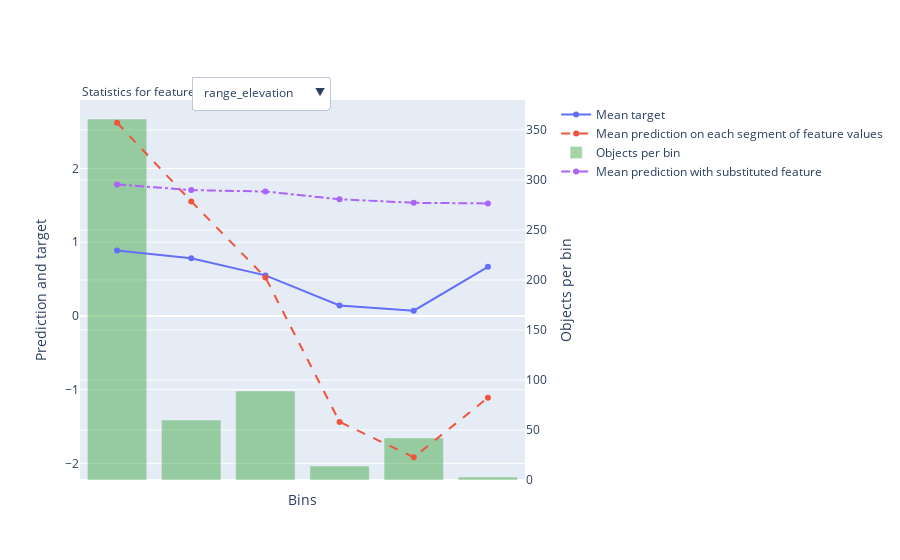

The notebook cell this image was saved under:
### Markdown cell above
### feature statistics build it plot

### Code cell
res = model.calc_feature_statistics(X_train,
                                    y_train,
                                    feature=[1, 2, 3, 4, 5, 6, 7, 8, 9, 10],
                                    plot=True)

### Figure 1 — Plotly figure (JSON) as saved in the notebook; plotly's stock layout.template omitted (floating-point values rounded to 4 significant figures)
{"data": [{"mode": "lines+markers", "name": "Mean target", "type": "scatter", "xaxis": "x", "y": [0.8892, 0.7833, 0.5506, 0.1429, 0.07143, 0.6667], "yaxis": "y"}, {"line": {"dash": "dash"}, "mode": "lines+markers", "name": "Mean prediction on each segment of feature values", "type": "scatter", "xaxis": "x", "y": [2.621, 1.554, 0.5234, -1.437, -1.917, -1.109], "yaxis": "y"}, {"marker": {"color": "rgba(30, 150, 30, 0.4)"}, "name": "Objects per bin", "type": "bar", "width": 0.8, "xaxis": "x", "y": [361, 60, 89, 14, 42, 3], "yaxis": "y2"}, {"line": {"dash": "dashdot"}, "mode": "lines+markers", "name": "Mean prediction with substituted feature", "type": "scatter", "xaxis": "x", "y": [1.785, 1.707, 1.688, 1.584, 1.535, 1.526], "yaxis": "y"}], "layout": {"annotations": [{"align": "left", "showarrow": false, "text": "Statistics for feature", "x": 0, "xref": "paper", "y": 1.05, "yref": "paper"}], "autosize": true, "legend": {"bgcolor": "rgba(0, 0, 0, 0)", "x": 1.07, "y": 1}, "updatemenus": [{"active": 9, "buttons": [{"args": [{"y": [[0.3636, 0.8333, 0.76, 0.6897, 0.7778, 0.7692, 0.6129, 0.7158, 0.7826], [0.6269, 2.088, 1.352, 1.672, 1.912, 1.118, 1.251, 1.59, 1.906], [11, 72, 25, 29, 9, 13, 62, 95, 253], [1.514, 1.623, 1.636, 1.658, 1.706, 1.686, 1.66, 1.656, 1.661]]}, {"xaxis": {"showticklabels": false, "tickmode": "array", "ticktext": ["(-inf, -1766210.7500]", "(-1766210.7500, -1746088.3750]", "(-1746088.3750, -1737858.0000]", "(-1737858.0000, -1727026.2500]", "(-1727026.2500, -1725226.0000]", "(-1725226.0000, -1722178.3750]", "(-1722178.3750, -1698711.7500]", "(-1698711.7500, -1277978.7500]", "(-1277978.7500, +inf)"], "tickvals": [0, 1, 2, 3, 4, 5, 6, 7, 8], "title": {"text": "Bins"}}}], "label": "y_centroid", "method": "update"}, {"args": [{"y": [[0.9382, 0.9342, 0.9231, 0.8, 1, 0.6538, 0.4444, 0.4839, 0.5, 0.1538], [2.913, 3.0, 2.499, 1.492, 2.389, 1.028, -0.1054, -0.05618, -0.6162, -1.657], [259, 76, 52, 5, 5, 26, 9, 31, 2, 104], [2.134, 2.108, 1.964, 1.815, 1.726, 1.515, 1.421, 1.194, 0.8932, 0.5155]]}, {"xaxis": {"showticklabels": false, "tickmode": "array", "ticktext": ["(-inf, 707815.3125]", "(707815.3125, 1573713.0000]", "(1573713.0000, 2985229.0000]", "(2985229.0000, 3136729.5000]", "(3136729.5000, 3436084.0000]", "(3436084.0000, 4547848.5000]", "(4547848.5000, 4915948.5000]", "(4915948.5000, 7815335.5000]", "(7815335.5000, 7908209.0000]", "(7908209.0000, +inf)"], "tickvals": [0, 1, 2, 3, 4, 5, 6, 7, 8, 9], "title": {"text": "Bins"}}}], "label": "area_m", "method": "update"}, {"args": [{"y": [[0.933, 1, 0.875, 0.5, 0.5581, 0.3385, 0.12, 0.1875, 0], [2.865, 2.376, 1.757, 0.8067, 0.5962, -0.8949, -1.723, -1.713, -2.345], [388, 2, 8, 2, 43, 65, 25, 16, 20], [1.956, 1.876, 1.651, 1.495, 1.35, 1.282, 1.125, 1.043, 0.9913]]}, {"xaxis": {"showticklabels": false, "tickmode": "array", "ticktext": ["(-inf, 10741.6738]", "(10741.6738, 10855.7314]", "(10855.7314, 11763.0127]", "(11763.0127, 11787.8184]", "(11787.8184, 15107.2383]", "(15107.2383, 24253.7812]", "(24253.7812, 31362.6660]", "(31362.6660, 47010.2422]", "(47010.2422, +inf)"], "tickvals": [0, 1, 2, 3, 4, 5, 6, 7, 8], "title": {"text": "Bins"}}}], "label": "perimeter", "method": "update"}, {"args": [{"y": [[0.8193, 0.6296, 0.5882, 0.1429], [2.205, 0.853, 0.05283, -1.866], [476, 27, 17, 49], [1.746, 1.728, 1.57, 1.391]]}, {"xaxis": {"autorange": true, "range": [-0.5, 3.5], "showticklabels": false, "tickmode": "array", "ticktext": ["(-inf, 140178.5000]", "(140178.5000, 448093.5312]", "(448093.5312, 820557.6250]", "(820557.6250, +inf)"], "tickvals": [0, 1, 2, 3], "title": {"text": "Bins"}}}], "label": "glaciersum", "method": "update"}, {"args": [{"y": [[0.7529, 0.7419], [1.671, 1.75], [170, 399], [1.686, 1.732]]}, {"xaxis": {"showticklabels": false, "tickmode": "array", "ticktext": ["(-inf, 3768.0898]", "(3768.0898, +inf)"], "tickvals": [0, 1], "title": {"text": "Bins"}}}], "label": "mean_elevation", "method": "update"}, {"args": [{"y": [[0.7739, 0.6707, 0.7024, 0.7674], [1.831, 1.264, 1.383, 1.916], [115, 82, 84, 288], [1.574, 1.658, 1.72, 1.793]]}, {"xaxis": {"showticklabels": false, "tickmode": "array", "ticktext": ["(-inf, 3496.5000]", "(3496.5000, 3857.0000]", "(3857.0000, 4136.0000]", "(4136.0000, +inf)"], "tickvals": [0, 1, 2, 3], "title": {"text": "Bins"}}}], "label": "median_elevation", "method": "update"}, {"args": [{"y": [[0.8326, 0.3196], [2.242, -0.7817], [472, 97], [1.735, 1.675]]}, {"xaxis": {"showticklabels": false, "tickmode": "array", "ticktext": ["(-inf, 468.0347]", "(468.0347, +inf)"], "tickvals": [0, 1], "title": {"text": "Bins"}}}], "label": "std_elevation", "method": "update"}, {"args": [{"y": [[0.4532, 0.8571, 0.8015, 0.856], [0.1453, 2.078, 1.793, 2.501], [139, 49, 131, 250], [1.586, 1.703, 1.734, 1.83]]}, {"xaxis": {"showticklabels": false, "tickmode": "array", "ticktext": ["(-inf, 2865.5000]", "(2865.5000, 3090.5000]", "(3090.5000, 3473.0000]", "(3473.0000, +inf)"], "tickvals": [0, 1, 2, 3], "title": {"text": "Bins"}}}], "label": "min_elevation", "method": "update"}, {"args": [{"y": [[0.8594, 0.7139, 0.6667], [2.267, 1.625, 0.2556], [128, 423, 18], [1.679, 1.736, 1.754]]}, {"xaxis": {"showticklabels": false, "tickmode": "array", "ticktext": ["(-inf, 4159.0000]", "(4159.0000, 6285.5000]", "(6285.5000, +inf)"], "tickvals": [0, 1, 2], "title": {"text": "Bins"}}}], "label": "max_elevation", "method": "update"}, {"args": [{"y": [[0.8892, 0.7833, 0.5506, 0.1429, 0.07143, 0.6667], [2.621, 1.554, 0.5234, -1.437, -1.917, -1.109], [361, 60, 89, 14, 42, 3], [1.785, 1.707, 1.688, 1.584, 1.535, 1.526]]}, {"xaxis": {"autorange": true, "range": [-0.5, 5.5], "showticklabels": false, "tickmode": "array", "ticktext": ["(-inf, 1608.0000]", "(1608.0000, 1860.0000]", "(1860.0000, 2599.0000]", "(2599.0000, 2706.5000]", "(2706.5000, 3947.5000]", "(3947.5000, +inf)"], "tickvals": [0, 1, 2, 3, 4, 5], "title": {"text": "Bins"}}}], "label": "range_elevation", "method": "update"}], "direction": "down", "pad": {"r": 10, "t": 10}, "showactive": true, "x": 0.25, "xanchor": "left", "y": 1.09, "yanchor": "top"}], "xaxis": {"autorange": true, "range": [-0.5, 5.5], "showticklabels": false, "tickmode": "array", "ticktext": ["(-inf, 1608.0000]", "(1608.0000, 1860.0000]", "(1860.0000, 2599.0000]", "(2599.0000, 2706.5000]", "(2706.5000, 3947.5000]", "(3947.5000, +inf)"], "tickvals": [0, 1, 2, 3, 4, 5], "title": {"text": "Bins"}}, "yaxis": {"autorange": true, "overlaying": "y2", "range": [-2.292, 2.996], "side": "left", "title": {"text": "Prediction and target"}, "type": "linear"}, "yaxis2": {"autorange": true, "position": 1, "range": [0, 380], "side": "right", "title": {"text": "Objects per bin"}, "type": "linear"}}}
